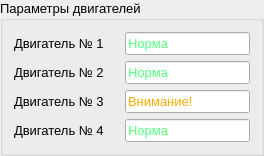
           <widget class="QGroupBox" name="groupBox_8">
            <property name="font">
             <font>
              <pointsize>10</pointsize>
             </font>
            </property>
            <property name="title">
             <string>Параметры двигателей</string>
            </property>
            <layout class="QVBoxLayout" name="verticalLayout_19">
             <item>
              <layout class="QHBoxLayout" name="horizontalLayout_31">
               <item>
                <widget class="QLabel" name="label_24">
                 <property name="minimumSize">
                  <size>
                   <width>105</width>
                   <height>0</height>
                  </size>
                 </property>
                 <property name="sizeIncrement">
                  <size>
                   <width>0</width>
                   <height>0</height>
                  </size>
                 </property>
                 <property name="font">
                  <font>
                   <pointsize>10</pointsize>
                  </font>
                 </property>
                 <property name="text">
                  <string>Двигатель № 1</string>
                 </property>
                </widget>
               </item>
               <item>
                <widget class="QLineEdit" name="lineEdit_24">
                 <property name="font">
                  <font>
                   <pointsize>10</pointsize>
                  </font>
                 </property>
                 <property name="styleSheet">
                  <string notr="true">color: rgb(85, 255, 127);</string>
                 </property>
                 <property name="text">
                  <string>Норма</string>
                 </property>
                 <property name="readOnly">
                  <bool>true</bool>
                 </property>
                </widget>
               </item>
              </layout>
             </item>
             <item>
              <layout class="QHBoxLayout" name="horizontalLayout_32">
               <item>
                <widget class="QLabel" name="label_25">
                 <property name="minimumSize">
                  <size>
                   <width>105</width>
                   <height>0</height>
                  </size>
                 </property>
                 <property name="sizeIncrement">
                  <size>
                   <width>0</width>
                   <height>0</height>
                  </size>
                 </property>
                 <property name="font">
                  <font>
                   <pointsize>10</pointsize>
                  </font>
                 </property>
                 <property name="text">
                  <string>Двигатель № 2</string>
                 </property>
                </widget>
               </item>
               <item>
                <widget class="QLineEdit" name="lineEdit_25">
                 <property name="font">
                  <font>
                   <pointsize>10</pointsize>
                  </font>
                 </property>
                 <property name="styleSheet">
                  <string notr="true">color: rgb(85, 255, 127);</string>
                 </property>
                 <property name="text">
                  <string>Норма</string>
                 </property>
                 <property name="readOnly">
                  <bool>true</bool>
                 </property>
                </widget>
               </item>
              </layout>
             </item>
             <item>
              <layout class="QHBoxLayout" name="horizontalLayout_33">
               <item>
                <widget class="QLabel" name="label_26">
                 <property name="minimumSize">
                  <size>
                   <width>105</width>
                   <height>0</height>
                  </size>
                 </property>
                 <property name="sizeIncrement">
                  <size>
                   <width>0</width>
                   <height>0</height>
                  </size>
                 </property>
                 <property name="font">
                  <font>
                   <pointsize>10</pointsize>
                  </font>
                 </property>
                 <property name="text">
                  <string>Двигатель № 3</string>
                 </property>
                </widget>
               </item>
               <item>
                <widget class="QLineEdit" name="lineEdit_26">
                 <property name="font">
                  <font>
                   <pointsize>10</pointsize>
                  </font>
                 </property>
                 <property name="styleSheet">
                  <string notr="true">color: rgb(255, 170, 0);</string>
                 </property>
                 <property name="text">
                  <string>Внимание!</string>
                 </property>
                 <property name="readOnly">
                  <bool>true</bool>
                 </property>
                </widget>
               </item>
              </layout>
             </item>
             <item>
              <layout class="QHBoxLayout" name="horizontalLayout_34">
               <item>
                <widget class="QLabel" name="label_27">
                 <property name="minimumSize">
                  <size>
                   <width>105</width>
                   <height>0</height>
                  </size>
                 </property>
                 <property name="sizeIncrement">
                  <size>
                   <width>0</width>
                   <height>0</height>
                  </size>
                 </property>
                 <property name="font">
                  <font>
                   <pointsize>10</pointsize>
                  </font>
                 </property>
                 <property name="text">
                  <string>Двигатель № 4</string>
                 </property>
                </widget>
               </item>
               <item>
                <widget class="QLineEdit" name="lineEdit_27">
                 <property name="font">
                  <font>
                   <pointsize>10</pointsize>
                  </font>
                 </property>
                 <property name="styleSheet">
                  <string notr="true">color: rgb(85, 255, 127);</string>
                 </property>
                 <property name="text">
                  <string>Норма</string>
                 </property>
                 <property name="readOnly">
                  <bool>true</bool>
                 </property>
                </widget>
               </item>
              </layout>
             </item>
            </layout>
           </widget>
